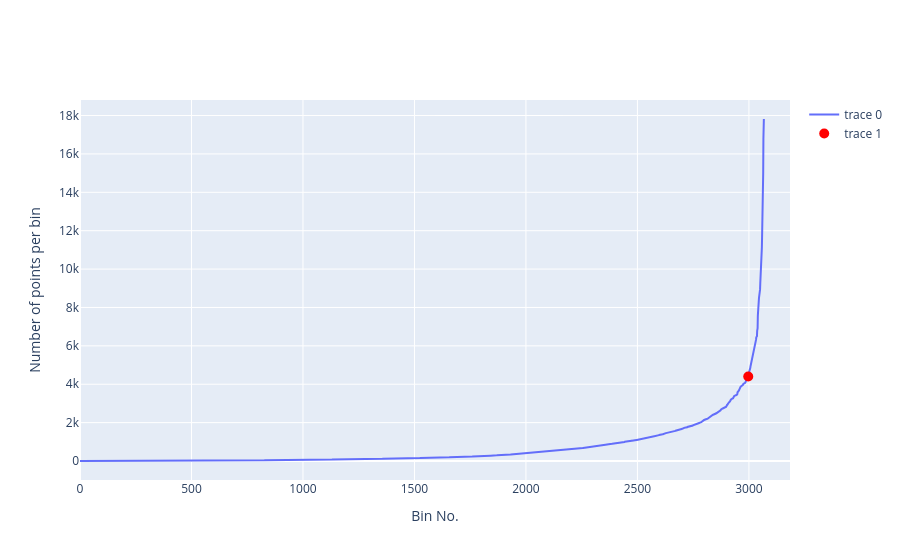

Source (notebook cell):
### Code cell
threshold_0 = profileNo_vs_xy_bins(df_80_00, n_x_bins=100, n_y_bins=100, show_threshold=True, threshold_quantile=0.99, projection='npstere')

### Figure 1 — Plotly figure (JSON) as saved in the notebook; plotly's stock layout.template omitted (floating-point values rounded to 4 significant figures; data arrays with more than 128 entries replaced by an {"elided": "..."} marker saying what was removed)
{"data": [{"type": "scatter", "x": {"elided": "3068 int values"}, "y": {"elided": "3068 int values"}}, {"marker": {"color": "red", "size": 10}, "mode": "markers", "type": "scatter", "x": [2997], "y": [4407]}], "layout": {"xaxis": {"title": {"text": "Bin No."}}, "yaxis": {"title": {"text": "Number of points per bin"}}}}
